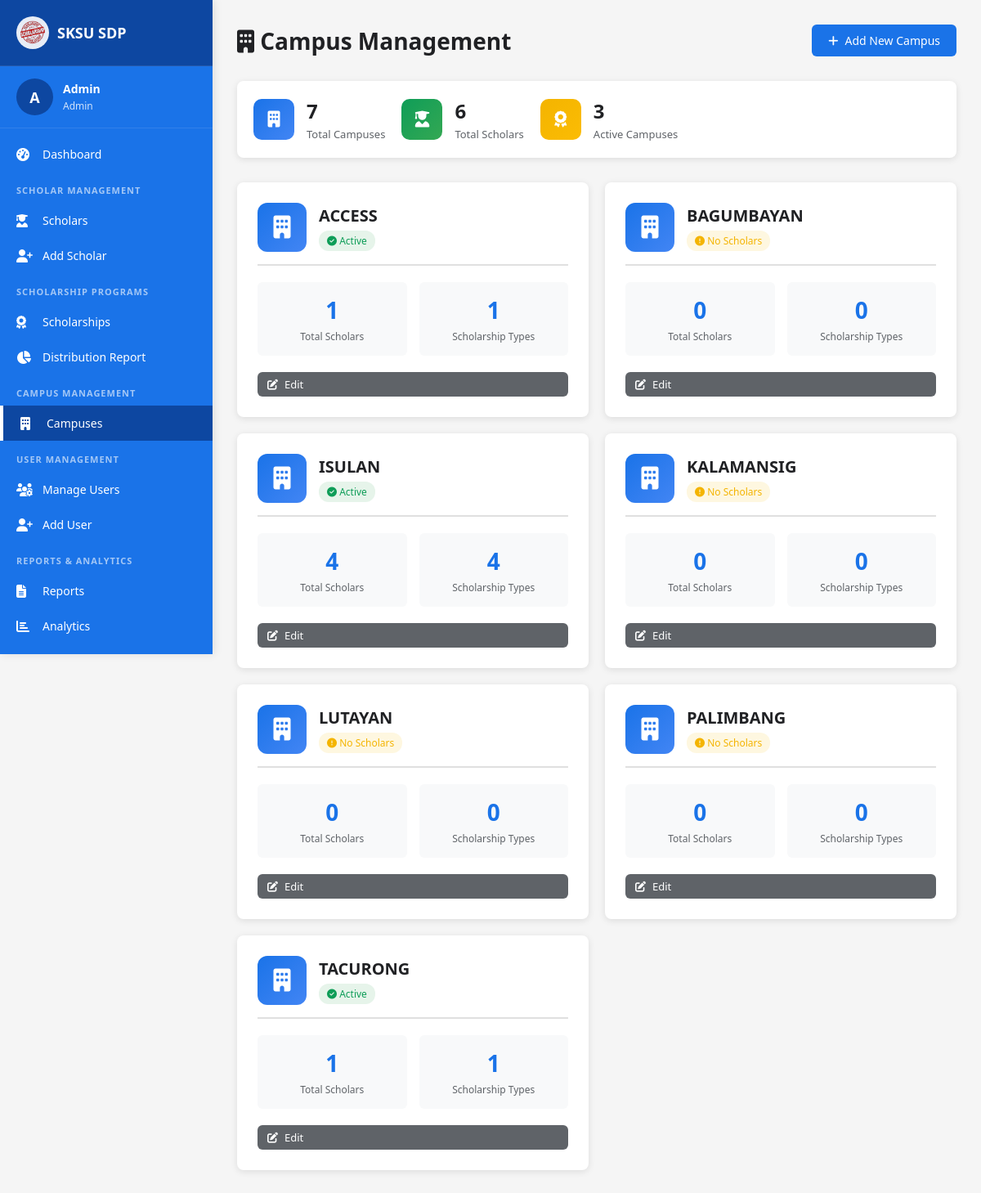
The page /Admin/campuses.php (signed in) on the database its author committed.
### tables this page shows
CREATE TABLE `campuses` (
  `id` int(11) NOT NULL,
  `campus_name` varchar(100) NOT NULL
);

### Admin/campuses.php (the view, shortened to what this page needs)
<?php
include '../conn.php';
$campuses = [];
$result = $conn->query("SELECT
                            c.*,
                            COUNT(DISTINCT s.id) as scholar_count,
                            COUNT(DISTINCT s.scholarship_id) as scholarship_count
                        FROM campuses c
                        LEFT JOIN scholars s ON c.id = s.campus_id
                        GROUP BY c.id
                        ORDER BY c.campus_name ASC");
if ($result) {
    while ($row = $result->fetch_assoc()) {
        $campuses[] = $row;
    }
}
?>
<!DOCTYPE html>
<html lang="en">
<head>
    <link rel="stylesheet" href="https://cdnjs.cloudflare.com/ajax/libs/font-awesome/6.4.0/css/all.min.css">
</head>
<body>
    <?php include '../sidebars/adminSB.php'; ?>
    <div class="main-content">
        <div class="page-header">
            <h1><i class="fas fa-building"></i> Campus Management</h1>
            <a href="add-campus.php" class="btn btn-primary">
                <i class="fas fa-plus"></i> Add New Campus
            </a>
        </div>
        <div class="stats-bar">
            <div class="stat-item">
                <div class="stat-icon blue">
                    <i class="fas fa-building"></i>
                </div>
                <div class="stat-info">
                    <h3><?php echo count($campuses); ?></h3>
                    <p>Total Campuses</p>
                </div>
            </div>
            <div class="stat-item">
                <div class="stat-icon green">
                    <i class="fas fa-user-graduate"></i>
                </div>
                <div class="stat-info">
                    <h3><?php echo array_sum(array_column($campuses, 'scholar_count')); ?></h3>
                    <p>Total Scholars</p>
                </div>
            </div>
            <div class="stat-item">
                <div class="stat-icon orange">
                    <i class="fas fa-award"></i>
                </div>
                <div class="stat-info">
                    <h3><?php
                        $unique_scholarships = [];
                        foreach ($campuses as $campus) {
                            if ($campus['scholarship_count'] > 0) {
                                $unique_scholarships[] = $campus['id'];
                            }
                        }
                        echo count($unique_scholarships);
                    ?></h3>
                    <p>Active Campuses</p>
                </div>
            </div>
        </div>
        <?php if (count($campuses) > 0): ?>
            <div class="campus-grid">
                <?php foreach ($campuses as $campus): ?>
                    <div class="campus-card">
                        <div class="campus-header">
                            <div class="campus-icon">
                                <i class="fas fa-building"></i>
                            </div>
                            <div class="campus-title">
                                <h3><?php echo htmlspecialchars($campus['campus_name']); ?></h3>
                                <?php if ($campus['scholar_count'] > 0): ?>
                                    <span class="badge badge-success">
                                        <i class="fas fa-check-circle"></i> Active
                                    </span>
                                <?php else: ?>
                                    <span class="badge badge-warning">
                                        <i class="fas fa-exclamation-circle"></i> No Scholars
                                    </span>
                                <?php endif; ?>
                            </div>
                        </div>
                        <div class="campus-stats">
                            <div class="stat-box">
                                <h4><?php echo number_format($campus['scholar_count']); ?></h4>
                                <p>Total Scholars</p>
                            </div>
                            <div class="stat-box">
                                <h4><?php echo number_format($campus['scholarship_count']); ?></h4>
                                <p>Scholarship Types</p>
                            </div>
                        </div>
                        <div class="campus-actions">
                            <a href="edit-campus.php?id=<?php echo $campus['id']; ?>" class="btn btn-secondary btn-sm" style="flex: 1;">
                                <i class="fas fa-edit"></i> Edit
                            </a>
                        </div>
                    </div>
                <?php endforeach; ?>
            </div>
        <?php endif; ?>
    </div>
</body>
</html>

### sidebars/adminSB.php (shortened to what this page needs)
<div class="sidebar">
    <div class="sidebar-header">
        <div class="sidebar-logo">
            <img src="../images/logo.png" alt="SKSU Logo">
            <h3>SKSU SDP</h3>
        </div>
    </div>
    <div class="sidebar-user">
        <div class="user-info">
            <div class="user-avatar">
                <?php echo strtoupper(substr($_SESSION['name'], 0, 1)); ?>
            </div>
            <div class="user-details">
                <h4><?php echo $_SESSION['name']; ?></h4>
                <p>Admin</p>
            </div>
        </div>
    </div>
    <nav class="sidebar-menu">
        <a href="dashboard.php" class="menu-item active">
            <i class="fas fa-tachometer-alt"></i>
            <span>Dashboard</span>
        </a>
        <div class="menu-section">Scholar Management</div>
        <a href="scholars.php" class="menu-item">
            <i class="fas fa-user-graduate"></i>
            <span>Scholars</span>
        </a>
        <a href="add-scholar.php" class="menu-item">
            <i class="fas fa-user-plus"></i>
            <span>Add Scholar</span>
        </a>
        <div class="menu-section">Scholarship Programs</div>
        <a href="scholarships.php" class="menu-item">
            <i class="fas fa-award"></i>
            <span>Scholarships</span>
        </a>
        <a href="scholarship-distribution.php" class="menu-item">
            <i class="fas fa-chart-pie"></i>
            <span>Distribution Report</span>
        </a>
        <div class="menu-section">Campus Management</div>
        <a href="campuses.php" class="menu-item">
            <i class="fas fa-building"></i>
            <span>Campuses</span>
        </a>
        <div class="menu-section">User Management</div>
        <a href="users.php" class="menu-item">
            <i class="fas fa-users-cog"></i>
            <span>Manage Users</span>
        </a>
        <a href="add-user.php" class="menu-item">
            <i class="fas fa-user-plus"></i>
            <span>Add User</span>
        </a>
        <div class="menu-section">Reports & Analytics</div>
        <a href="reports.php" class="menu-item">
            <i class="fas fa-file-alt"></i>
            <span>Reports</span>
        </a>
        <a href="analytics.php" class="menu-item">
            <i class="fas fa-chart-bar"></i>
            <span>Analytics</span>
        </a>
    </nav>
</div>

### Admin/campuses.php (style rules this page uses)
* { margin: 0; padding: 0; box-sizing: border-box; font-family: 'Segoe UI', Tahoma, Geneva, Verdana, sans-serif; }
body { background-color: #f5f5f5; }
.main-content { margin-left: 260px; padding: 30px; min-height: 100vh; }
.page-header { display: flex; justify-content: space-between; align-items: center; margin-bottom: 30px; }
.page-header h1 { font-size: 28px; color: #202124; }
.btn { padding: 10px 20px; border-radius: 6px; text-decoration: none; font-weight: 500; transition: all 0.3s ease; border: none; cursor: pointer; font-size: 14px; display: inline-flex; align-items: center; gap: 8px; }
.btn-primary { background: #1a73e8; color: white; }
.btn-secondary { background: #5f6368; color: white; }
.btn-sm { padding: 6px 12px; font-size: 13px; }
.stats-bar { display: flex; gap: 20px; margin-bottom: 30px; padding: 20px; background: white; border-radius: 8px; box-shadow: 0 2px 8px rgba(0, 0, 0, 0.1); }
.stat-item { display: flex; align-items: center; gap: 15px; }
.stat-icon { width: 50px; height: 50px; border-radius: 10px; display: flex; align-items: center; justify-content: center; font-size: 20px; color: white; }
.stat-icon.blue { background: linear-gradient(135deg, #1a73e8, #4285f4); }
.stat-icon.green { background: linear-gradient(135deg, #0f9d58, #34a853); }
.stat-icon.orange { background: linear-gradient(135deg, #f4b400, #fbbc04); }
.stat-info h3 { font-size: 24px; color: #202124; font-weight: 700; margin-bottom: 3px; }
.stat-info p { color: #5f6368; font-size: 13px; }
.campus-grid { display: grid; grid-template-columns: repeat(auto-fill, minmax(350px, 1fr)); gap: 20px; }
.campus-card { background: white; border-radius: 8px; box-shadow: 0 2px 8px rgba(0, 0, 0, 0.1); padding: 25px; transition: all 0.3s ease; }
.campus-header { display: flex; align-items: center; gap: 15px; margin-bottom: 20px; padding-bottom: 15px; border-bottom: 2px solid #e0e0e0; }
.campus-icon { width: 60px; height: 60px; border-radius: 12px; background: linear-gradient(135deg, #1a73e8, #4285f4); display: flex; align-items: center; justify-content: center; font-size: 28px; color: white; }
.campus-title h3 { font-size: 20px; color: #202124; margin-bottom: 5px; }
.campus-stats { display: grid; grid-template-columns: 1fr 1fr; gap: 15px; margin-bottom: 20px; }
.stat-box { background: #f8f9fa; padding: 15px; border-radius: 6px; text-align: center; }
.stat-box h4 { font-size: 28px; color: #1a73e8; font-weight: 700; margin-bottom: 5px; }
.stat-box p { color: #5f6368; font-size: 12px; }
.campus-actions { display: flex; gap: 10px; }
.badge { display: inline-block; padding: 4px 10px; border-radius: 12px; font-size: 12px; font-weight: 500; }
.badge-success { background: #e6f4ea; color: #0f9d58; }
.badge-warning { background: #fef7e0; color: #f4b400; }

### rows shown on the page
campuses: campus_name "ACCESS", shows "Active", scholar_count "1", scholarship_count "1"
campuses: campus_name "BAGUMBAYAN", shows "No Scholars", scholar_count "0", scholarship_count "0"
campuses: campus_name "ISULAN", shows "Active", scholar_count "4", scholarship_count "4"
campuses: campus_name "KALAMANSIG", shows "No Scholars", scholar_count "0", scholarship_count "0"
campuses: campus_name "LUTAYAN", shows "No Scholars", scholar_count "0", scholarship_count "0"
campuses: campus_name "PALIMBANG", shows "No Scholars", scholar_count "0", scholarship_count "0"
campuses: campus_name "TACURONG", shows "Active", scholar_count "1", scholarship_count "1"

### other values the page prints
substr($_SESSION['name'], 0, 1) "A"
$_SESSION['name'] "Admin"
count($campuses) "7"
array_sum(array_column($campuses, 'scholar_count')) "6"
count($unique_scholarships) "3"
